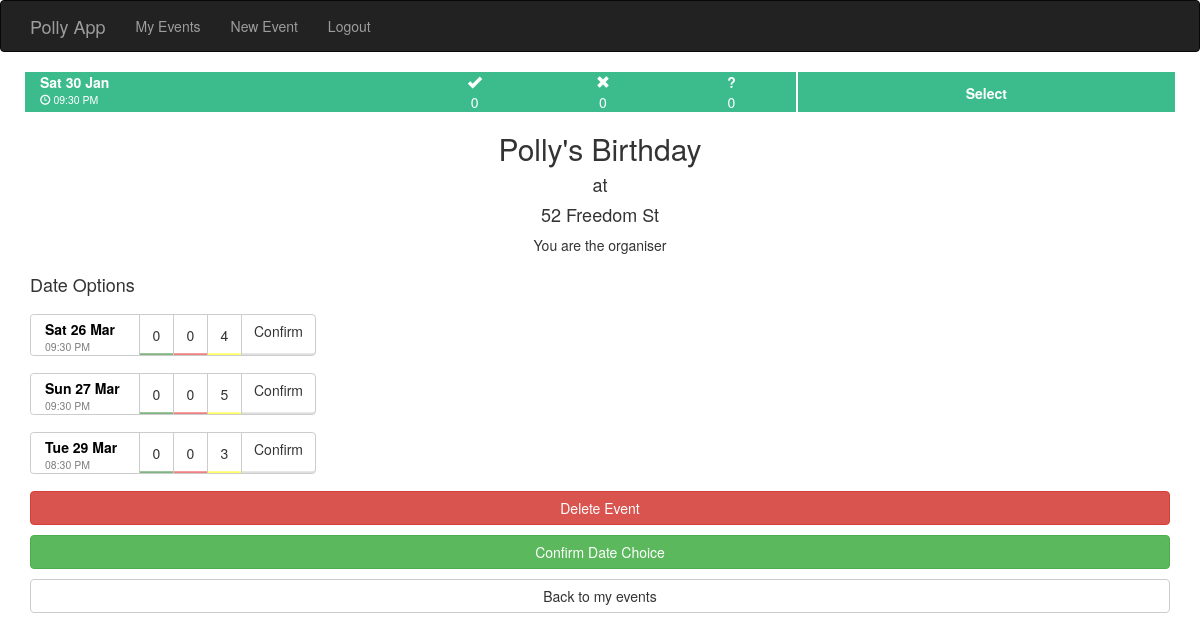
The page /event_details/1 (signed in) on the database its author committed.
### app/models.py (models this page shows, shortened)
class Event(db.Model):
	__tablename__ = "events"
	id = db.Column(db.Integer, primary_key=True)
	name = db.Column(db.String(120), unique=False)
	location = db.Column(db.String(120), unique=False)
	admin_id = db.Column(db.Integer, db.ForeignKey("users.id"))
	deleted = db.Column(db.Boolean, unique=False, default = False)
	invites_sent = db.Column(db.Boolean, unique=False, default = False)
	confirmed = db.Column(db.Boolean, unique=False, default = False)
	eventdates = db.relationship('EventDate', backref=db.backref('event', lazy='select'))  #RELATIONSHIP DECLARATION

class EventDate(db.Model):
	__tablename__ = "eventdates"
	id = db.Column(db.Integer, primary_key=True)
	event_id = db.Column(db.Integer, db.ForeignKey("events.id"))
	date = db.Column(db.DateTime, unique=False)
	confirmed = db.Column(db.Boolean, unique=False, default = False)
	eventinvites = db.relationship('EventInvite', backref=db.backref('eventdate', lazy='select'))  #RELATIONSHIP DECLARATION

### app/views.py (the view)
@app.route('/event_details/<int:event_id>', methods=['GET', 'POST'])
@login_required
def event_details(event_id):
	event = Event.query.filter_by(id = event_id).first()
	eventdates = EventDate.query.filter_by(event_id = event_id).all()
	eventdates.sort(key = lambda r: r.date)
	invitees = EventInvite.query.join(EventDate).filter_by(event_id = event_id).all()
	attendance_dict = {}
	for eventdate in eventdates:
		attendance_dict[eventdate.id] = {"attending":0,"cant_make_it":0,"not_replied":0}
		for invitee in invitees:
			if invitee.eventdate.id == eventdate.id:
				if invitee.status == 1:
					attendance_dict[eventdate.id]["attending"] = attendance_dict[eventdate.id]["attending"] + 1
				elif invitee.status == -1:
					attendance_dict[eventdate.id]["cant_make_it"] = attendance_dict[eventdate.id]["cant_make_it"] + 1
				elif invitee.status == 0:
					attendance_dict[eventdate.id]["not_replied"] = attendance_dict[eventdate.id]["not_replied"] + 1
	admin = User.query.filter_by(id = event.admin_id).first()
	if event.admin_id == current_user.id:
		return render_template("event_details_admin.html", title="Event_details", event = event , eventdates = eventdates, invitees = invitees, admin = admin, attendance_dict=attendance_dict)
	elif current_user.id in [invitee.invited_id for invitee in invitees]:
		return render_template("event_details_invited.html", title="Event_details", event = event , eventdates = eventdates, invitees = invitees, admin = admin)
	else:
		return "You are not admin or invited to " + event.name

### app/models.py (called while the page is built)
@login_manager.user_loader
def load_user(user_id):
	return User.query.get(int(user_id))

### app/templates/event_details_admin.html (shortened to what this page needs)
{% extends "base_test.html" %}
{%block head%}
<link rel="stylesheet" href="{{url_for("static", filename = "event_details_invited.css")}}" />
{%endblock%}
{% block content %}
<div class = "container container-eventdate">
	<div class = "row">
		<div class = "col-xs-8 eventdate-box">
			<div class = "col-xs-6">
				<div class = "col-xs-12 eventdate-date">
					Sat 30 Jan
				</div>
				<div class = "col-xs-12 eventdate-time">
					<span class="glyphicon glyphicon-time"></span> <span> 09:30 PM </span>
				</div>
			</div>
			<div class = "col-xs-2 attendance-button-box">
				<button type="button" class="btn btn-default dropdown-toggle attendance-button" data-toggle="dropdown" >
					<div class = "col-xs-12">
						<span class="glyphicon glyphicon-ok"></span>
					</div>
					<div class = "col-xs-12">
						0
					</div>
				</button>
			</div>
			<div class = "col-xs-2 attendance-button-box">
				<button type="button" class="btn btn-default dropdown-toggle attendance-button" data-toggle="dropdown" >
					<div class = "col-xs-12">
						<span class="glyphicon glyphicon-remove"></span>
					</div>
					<div class = "col-xs-12">
						0
					</div>
				</button>
			</div>
			<div class = "col-xs-2 attendance-button-box">
				<button type="button" class="btn btn-default dropdown-toggle attendance-button" data-toggle="dropdown" >
					<div class = "col-xs-12">
						<span> <strong>?</strong> </span>
					</div>
					<div class = "col-xs-12">
						0
					</div>
				</button>
			</div>
		</div>
		<div class = "col-xs-4 select-box">
			<a type = "button" class = "btn btn-select-date" id = "id_number" >
					Select
				</a>
		</div>
	</div>
</div>
<div class = "container">
	<div class = "row">
		<div class = "col-sm-12">
			<h2 style = "text-align: center"> {{ event.name }} </h2>
			<h4 style = "text-align: center"> at </h4>
			<h4 style = "text-align: center"> {{event.location}} </h4>
			<p style = "text-align: center"> You are the organiser</p>
		</div>
	</div>
	{%if event.confirmed%}
	<h4> Date Confirmed </h4>
	{%for eventdate in eventdates%}
		{%if eventdate.confirmed%}
	<div class = "row eventdate-row">
		<div class = "col-xs-12">
			<div class = "btn-group">
				<button type = "button" class = "btn btn-default button_eventdate_admin" >
					<span class = "eventdate_title">{{eventdate.date.strftime("%a %d %b")}}</span>
					<span class = "time_details">{{eventdate.date.strftime("%I:%M %p")}}</span>
				</button>
				<div class = "btn-group">
					<button type="button" class="btn btn-default dropdown-toggle button_tick_cross attending" data-toggle="dropdown" >
						{{attendance_dict[eventdate.id]["attending"]}}
					</button>
					<ul class="dropdown-menu">
						{%for invitee in invitees%}
							{%if invitee.eventdate.id == eventdate.id and invitee.status == 1%}
								<li class = "disabled drop-down-item">{{invitee.user.firstname}} {{invitee.user.surname}}</li>
							{%endif%}
						{%endfor%}
					</ul>
				</div>
				<div class = "btn-group">
					<button type="button" class="btn btn-default dropdown-toggle button_tick_cross cant-make-it" data-toggle="dropdown" >
						{{attendance_dict[eventdate.id]["cant_make_it"]}}
					</button>
					<ul class="dropdown-menu">
						{%for invitee in invitees%}
							{%if invitee.eventdate.id == eventdate.id and invitee.status == -1%}
								<li class = "disabled drop-down-item">{{invitee.user.firstname}} {{invitee.user.surname}}</li>
							{%endif%}
						{%endfor%}
					</ul>
				</div>
				<div class = "btn-group">
					<button type="button" class="btn btn-default dropdown-toggle button_tick_cross not-replied" data-toggle="dropdown" >
						{{attendance_dict[eventdate.id]["not_replied"]}}
					</button>
					<ul class="dropdown-menu">
						{%for invitee in invitees%}
							{%if invitee.eventdate.id == eventdate.id and invitee.status == 0%}
								<li class = "disabled drop-down-item">{{invitee.user.firstname}} {{invitee.user.surname}}</li>
							{%endif%}
						{%endfor%}
					</ul>
				</div>
			</div>
		</div>
	</div>
		{%endif%}
		{%endfor%}
	{%elif event.confirmed ==False%}
	<h4> Date Options </h4>
	{%for eventdate in eventdates%}
	<div class = "row eventdate-row">
		<div class = "col-xs-12">
			<div class = "btn-group">
				<button type = "button" class = "btn btn-default button_eventdate_admin" >
					<span class = "eventdate_title">{{eventdate.date.strftime("%a %d %b")}}</span>
					<span class = "time_details">{{eventdate.date.strftime("%I:%M %p")}}</span>
				</button>
				<div class = "btn-group">
					<button type="button" class="btn btn-default dropdown-toggle button_tick_cross attending" data-toggle="dropdown" >
						{{attendance_dict[eventdate.id]["attending"]}}
					</button>
				</div>
				<div class = "btn-group">
					<button type="button" class="btn btn-default dropdown-toggle button_tick_cross cant-make-it" data-toggle="dropdown" >
						{{attendance_dict[eventdate.id]["cant_make_it"]}}
					</button>
				</div>
				<div class = "btn-group">
					<button type="button" class="btn btn-default dropdown-toggle button_tick_cross not-replied" data-toggle="dropdown" >
						{{attendance_dict[eventdate.id]["not_replied"]}}
					</button>
				</div>
				<a type = "button" class = "btn btn-default button_tick_cross confirm-date" id = "{{eventdate.id}}" >
					Confirm
				</a>
			</div>
		</div>
	</div>
	{%endfor%}
	{%endif%}
	<div class = "row eventdate-row">
		<div class = "col-xs-12">
			<a type = "button" class = "btn btn-danger btn-block" href="{{url_for("delete_event", event_id = event.id)}}" >
					Delete Event
			</a>
		</div>
	</div>
	{%if event.confirmed == False%}
	<div class = "row eventdate-row">
		<div class = "col-xs-12">
			<a type = "button" class = "btn btn-success btn-block" href="{{url_for("confirm_event", event_id = event.id)}}" >
					Confirm Date Choice
			</a>
		</div>
	</div>
	{%endif%}
	<div class = "row eventdate-row">
		<div class = "col-xs-12">
			<a type = "button" class = "btn btn-default btn-block" href="{{url_for("index")}}" >
					Back to my events
			</a>
		</div>
	</div>
</div>
{% endblock %}

### app/templates/base_test.html (shortened to what this page needs)
<!DOCTYPE html>
<html lang="en">
  <head>
	<link rel="stylesheet" href="{{url_for("static", filename = "bower_components/bootstrap/dist/css/bootstrap.min.css")}}" />
	<link rel="stylesheet" href="{{url_for("static", filename = "bower_components/eonasdan-bootstrap-datetimepicker/build/css/bootstrap-datetimepicker.min.css")}}" />
   {%block head%}
   {%endblock%}
  </head>
</html>
<div class = "navbar navbar-inverse" role = "navigation">
	<div class = "container">
		<div class = "navbar-header">
		<a class = "navbar-brand" href = "{{url_for("index")}}"> Polly App </a>
		</div>
		<div class = "navbar-collapse collapse">
			<ul class = "nav navbar-nav">
				<li><a href = "{{url_for("index")}}"> My Events </a></li>
				<li><a href = "{{url_for("new_event")}}"> New Event </a></li>
				<li><a href = "{{url_for("logout")}}"> Logout </a></li>
			</ul>
		</div>
	</div>
</div>
<body>
{% block content %}
{% endblock %}
</body>

### app/static/event_details_invited.css (style rules this page uses)
.container-eventdate { padding-left:10px; padding-right:10px; }
.eventdate-box { padding-right:1px; background-color: #3CBC8D; height:40px; color:white; background-clip: content-box; }
.eventdate-date { font-size: 1em; font-weight: bold; padding: 0px }
.eventdate-time { font-size: 0.75em; padding:0px; }
.attendance-button-box { padding:0px; text-align: center; background-color: #3CBC8D; }
.attendance-button { background-color: #3CBC8D; height:40px; color:white; border-style:none; text-align: center; padding:0px }
.btn-select-date { background-color: #3CBC8D; height:40px; color:white; background-clip: content-box; text-align:center; font-weight:bold; padding-top:10px; }
.select-box { background-color: #3CBC8D; height:40px; color:white; background-clip: content-box; padding-left:1px; text-align:center; font-weight:bold; }
.eventdate-row { padding-top:10px }
.button_eventdate_admin { height:3em; width:110px; display: block; position: relative; padding: .25em 1em .75em 1em; border-radius: .25em; margin-bottom: .5em; background: #fff; box-shadow: 0 .0625em .125em rgba(0, 0, 0, .125), inset 0 -.25em 0 -.125em rgba(0, 0, 0, .125), inset 1em 0 0 -.7em #5F9EA0, }
.button_tick_cross { height:3em; box-shadow: inset 0 -0.25em 0 -0.125em rgba(0, 0, 0, .125) }
.attending { height:3em; width: 35px; box-shadow: inset 0 -0.25em 0 -0.125em #7fb37f }
.not-replied { height:3em; width: 35px; box-shadow: inset 0 -0.25em 0 -0.125em #ffff66 }
.cant-make-it { height:3em; width: 35px; box-shadow: inset 0 -0.25em 0 -0.125em #F08080 }
.confirm-date { height:3em; width: 75px; box-shadow: inset 0 -0.25em 0 -0.125em rgba(0, 0, 0, .125) }
.eventdate_title { text-align: left; font-weight: bold; color: #000; display: block; white-space: nowrap; text-overflow: ellipsis; overflow: hidden; }
.eventdate_title:after { content: ''; display: block; height: 0; width: 100%; }
.time_details { display: block; white-space: nowrap; font-size: 0.75em; color: grey; text-align: left; }

### rows shown on the page
Event: name "Polly's Birthday", location "52 Freedom St"
EventDate: date "Sat 26 Mar", date "09:30 PM", confirmed "0", attendance_dict "4"
EventDate: date "Sun 27 Mar", date "09:30 PM", confirmed "0", attendance_dict "5"
EventDate: date "Tue 29 Mar", date "08:30 PM", confirmed "0", id "3"
